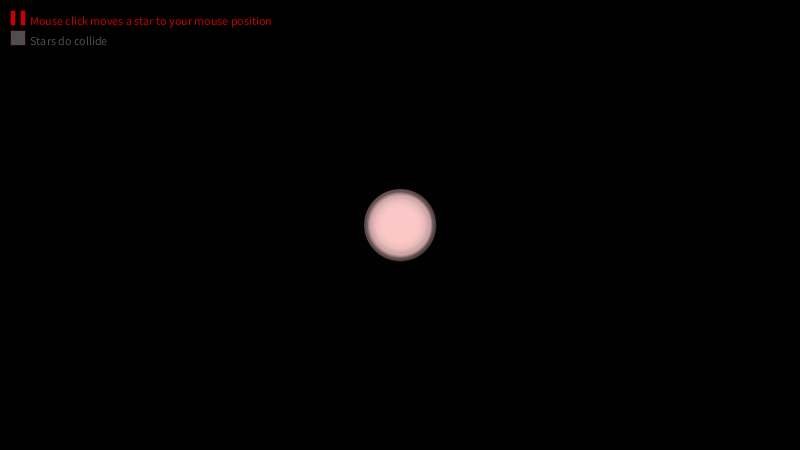
Frame 1 (no input)
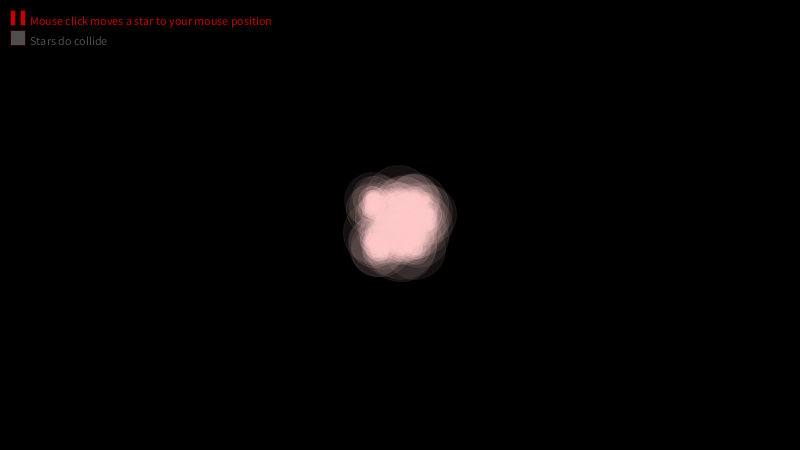
Frame 60 (the mouse pressed at the canvas centre just before this capture)
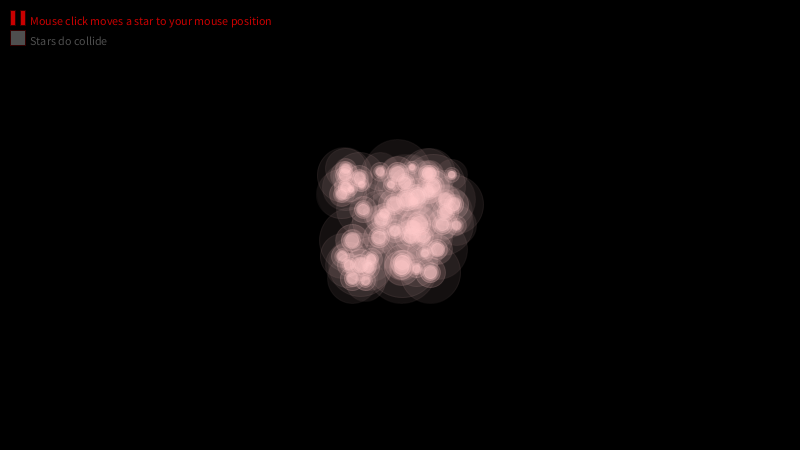
Frame 120 (the mouse held since frame 60 and released just before this capture)

The Processing sketch that drew these frames (run headless with seeded random() and noise(); from frame 60 on, the mouse is pressed at the canvas centre):

// Processing sketch: processing_56625
// ── processing_56625.pde

Star [] Stars;
float G=40;
float Scale = 1;
float MaxInitSpeed = 0.5;
int InitState = 200;
boolean Collider=false;
int InitStar=1;
boolean Play=true;
PVector Rectangle1 = new PVector (10,10);
PVector Rectangle2 = new PVector (15,15);
PVector Rectangle3 = new PVector (10,30);
PVector Rectangle4 = new PVector (15,15);
 
void setup(){
  size (800,450);
  Stars = new Star[50];
   
  for (int i=0; i<InitStar; i++){
    Stars[i] = new Star(i, new PVector(0,0), new PVector(0,0), 5000, 10, 255, 200,200);
  }
  for (int i=InitStar; i<Stars.length; i++) {
    Stars[i] = new Star(i, new PVector(0,0), new PVector(random(-MaxInitSpeed, MaxInitSpeed), random(-MaxInitSpeed, MaxInitSpeed)), random(5,50), 0.15, 255, 200,200);
  }
}
 
void draw () {
  background (0);
  if (Play) {
    if (!(InitState>0)) {
      if (Collider == true) {
        for (int i=InitStar; i<Stars.length; i++) {
          if (Stars[i].Active == true) Stars[i].CheckForCollisions();
        }
      }
      for (int i=InitStar; i<Stars.length; i++) {
        if (Stars[i].Active == true) Stars[i].UpdateAcceleration();
      }
    }
    InitState --;
     
  }
  for (int i=0; i<Stars.length; i++) {
    if (Stars[i].Active == true) Stars[i].Update(Play);
  }
  
  
  //buttons
  if (Play) {
    fill (200,0,0);
    stroke (50,0,0);
    rect (Rectangle1.x, Rectangle1.y, Rectangle2.x/3, Rectangle2.y);
    rect (Rectangle1.x + 2*Rectangle2.x/3, Rectangle1.y, Rectangle2.x/3, Rectangle2.y);
  }
  else {
    fill (0,200,0);
    stroke (0,50,0);
    triangle (Rectangle1.x, Rectangle1.y, Rectangle1.x, Rectangle1.y+Rectangle2.y, Rectangle1.x+Rectangle2.x, Rectangle1.y+Rectangle2.y/2);
  }
  //instruccions
  text("Mouse click moves a star to your mouse position", Rectangle1.x + Rectangle2.x + 5, Rectangle1.y + Rectangle2.y); 
  //Checkbox
  if (Collider){
    fill (200,200,200, 100);
    stroke (50,0,0);
    rect (Rectangle3.x, Rectangle3.y, Rectangle4.x, Rectangle4.y);
    stroke (255,255,255,255);
    line (Rectangle3.x, Rectangle3.y, Rectangle3.x+Rectangle4.x, Rectangle3.y+Rectangle4.y);
    line (Rectangle3.x+Rectangle4.x, Rectangle3.y, Rectangle3.x, Rectangle3.y+Rectangle4.y);
  }
  else
  {
    fill (200,200,200,100);
    stroke (50,0,0);
    rect (Rectangle3.x, Rectangle3.y, Rectangle4.x, Rectangle4.y);
  }
  text("Stars do collide", Rectangle3.x + Rectangle4.x + 5, Rectangle3.y + Rectangle4.y); 
  
  //println (Stars[0].Position.x + " " + Stars[0].Position.y + " " + Stars[0].Acceleration.x + " " + Stars[0].Acceleration.y + " " + Stars[0].Speed.x + " " + Stars[0].Speed.y);
}

int lastMoved = 0;
void mousePressed() {
  //el botó?
  if (mouseX>Rectangle1.x && mouseX<Rectangle1.x+Rectangle2.x && mouseY>Rectangle1.y && mouseY<Rectangle1.y+Rectangle2.y){
    Play = !Play;
  }
  else if (mouseX>Rectangle3.x && mouseX<Rectangle3.x+Rectangle4.x && mouseY>Rectangle3.y && mouseY<Rectangle3.y+Rectangle4.y){
    Collider = !Collider;
  }
  else{
    Stars[lastMoved].Position.x = mouseX-width/2;
    Stars[lastMoved].Position.y = mouseY-height/2;
    Stars[lastMoved].Speed.x = 0;
    Stars[lastMoved].Speed.y = 0;
    Stars[lastMoved].Active = true;
    lastMoved = (lastMoved+1) % Stars.length;
  }
}

 
class Star {
  float Mass=1;
  float Density=1;
  float Radio;
  PVector Position;
  PVector Speed;
  PVector Acceleration;
  int Index;
  boolean Active; 
  //painting variables
  float FillStep = 20;
  float StrokeStep = 15;
  int Steps = 5;
  int R, G, B;
   
  Star (int iIndex, PVector iPosition, PVector iSpeed, float iMass, float iDensity) {
    this.Index = iIndex;
    this.Mass = iMass;
    this.Density = iDensity;
    this.Radio = pow(iMass/iDensity,0.5);
    this.Position = iPosition;
    this.Speed = iSpeed;
    this.Acceleration = new PVector(0,0);
    this.Active = true;
    if (this.Index == 0) {
      this.FillStep = 1;
      this.StrokeStep = 2;
    }  
    this.R = 255;
    this.G = 255;
    this.B = 255;
  }
  
    
  Star (int iIndex, PVector iPosition, PVector iSpeed, float iMass, float iDensity, int iR, int iG, int iB) {
    this.Index = iIndex;
    this.Mass = iMass;
    this.Density = iDensity;
    this.Radio = pow(iMass/iDensity,0.5);
    this.Position = iPosition;
    this.Speed = iSpeed;
    this.Acceleration = new PVector(0,0);
    this.Active = true;
    if (this.Index == 0) {
      this.FillStep = 1;
      this.StrokeStep = 2;
    }
    this.R = iR;
    this.G = iG;
    this.B = iB;
  }
   
  void Update(boolean biMove){
    if (this.Active == true){
      if (biMove) {
        //Recompute speed
        this.Speed.x = this.Speed.x + this.Acceleration.x;
        this.Speed.y = this.Speed.y + this.Acceleration.y;
        //Recompute position
        this.Position.x = this.Position.x + this.Speed.x;
        this.Position.y = this.Position.y + this.Speed.y;
      }
      //Draw the star
       
      for (int i=1; i<=this.Steps; i++) {
        fill (R,G,B,i*this.FillStep);
        stroke (R,G,B,i*this.StrokeStep);
        ellipse (width/2 + this.Position.x/Scale, height/2 + this.Position.y/Scale, 4*this.Radio/(i*Scale), 4*this.Radio/(i*Scale));
      }
    }
  }
   
  void UpdateAcceleration(){
    float r;
    float f;
    PVector v = new PVector(0,0);
    this.Acceleration.x = 0;
    this.Acceleration.y = 0;
    for (int i = 0; i<Stars.length; i++) {
      if (Stars[i].Active == true) {
        if (this.Index != Stars[i].Index) {
          r = dist (this.Position.x, this.Position.y, Stars[i].Position.x, Stars[i].Position.y);
          if (abs (1-r /(this.Radio + Stars[i].Radio))<0.2) {
            //They did collide already?
          }
          else {
            if (r < (this.Radio + Stars[i].Radio)) {
              //Are they colliding?
            }
            else {
              if (r > 1.1*(this.Radio + Stars[i].Radio)){
                v.x = (Stars[i].Position.x - this.Position.x)/r;
                v.y = (Stars[i].Position.y - this.Position.y)/r;
                f = G*Stars[i].Mass/(r*r*(Stars[i].Mass + this.Mass));
               // f = G*Stars[i].Mass/(r*(Stars[i].Mass + this.Mass));
                this.Acceleration.x = this.Acceleration.x + v.x*f/this.Mass;
                this.Acceleration.y = this.Acceleration.y + v.y*f/this.Mass;
              }
            }
          }
        }
      }
    }
  }
   
   
  void CheckForCollisions(){
    float r;
    float f;
    PVector v = new PVector(0,0);
    this.Acceleration.x = 0;
    this.Acceleration.y = 0;
    PVector Dn, Dt, mT, v1, v2, vln, vlt;
    float delta, m1, m2, M;
    for (int i = this.Index+1; i<Stars.length; i++) {
      if (Stars[i].Active == true) {
        if (this.Index != Stars[i].Index) {
          r = dist (this.Position.x, this.Position.y, Stars[i].Position.x, Stars[i].Position.y);
          if (r == this.Radio + Stars[i].Radio) {
            //They did collide already?
          }
          else {
            if (3*r < this.Radio + Stars[i].Radio) {
              //Collision!

                this.Speed.x =( this.Mass*this.Speed.x + Stars[i].Mass*Stars[i].Speed.x)/(this.Mass + Stars[i].Mass);
                this.Speed.y =( this.Mass*this.Speed.y + Stars[i].Mass*Stars[i].Speed.y)/(this.Mass + Stars[i].Mass);
                Stars[i].Speed.x = this.Speed.x;
                Stars[i].Speed.y = this.Speed.y;
                 
                v.x = (Stars[i].Position.x - this.Position.x)/r;
                v.y = (Stars[i].Position.y - this.Position.y)/r;
                 
                this.Position.x = this.Position.x + v.x*(Stars[i].Mass/(Stars[i].Mass+this.Mass));
                this.Position.y = this.Position.y + v.y*(Stars[i].Mass/(Stars[i].Mass+this.Mass));
                 
                Stars[i].Position.x =this.Position.x + v.x*(this.Radio+Stars[i].Radio);
                Stars[i].Position.y = v.y*(this.Radio+Stars[i].Radio);
                Stars[i].Active = false;
                this.Mass = this.Mass + Stars[i].Mass;
                 
                this.Radio = pow(this.Mass/this.Density,0.5); 

            }
          }
        }
      }
    }
  }
}
